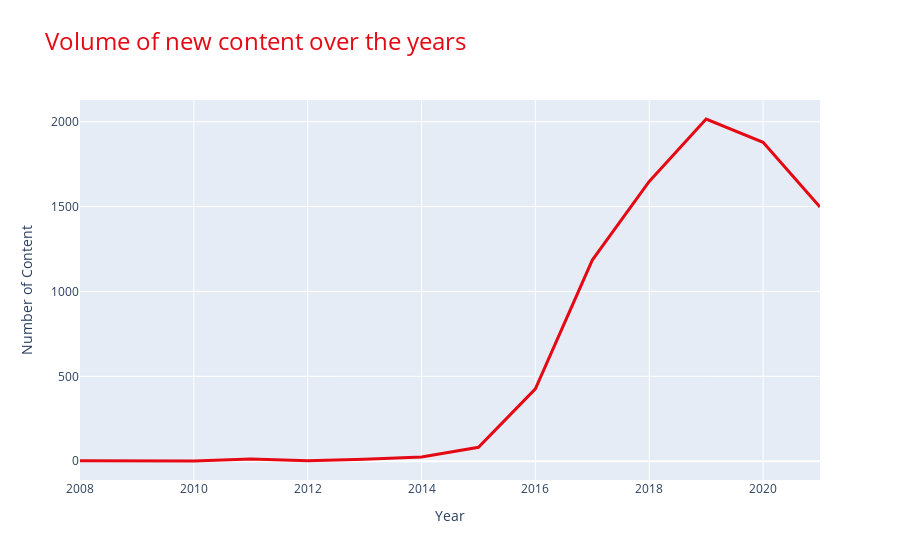

Notebook code for this chart:
### Code cell
fig = px.line(
    data_frame=yearly_content,
    x="year_added",
    y="show_id",
    title="Volume of new content over the years"
    
)

fig.update_traces(
    line_color="#E50914",  # Netflix red for the line
    line_width=3  # Optional: Set the thickness of the line
)

# Customizing labels
fig.update_layout(
    xaxis_title="Year",  # Update X-axis label
    yaxis_title="Number of Content",  # Update Y-axis label
    title_font=dict(size=24, color="#E50914")  
)

# Show the figure
fig.show()

### Figure 1 — Plotly figure (JSON) as saved in the notebook; plotly's stock layout.template omitted (floating-point values rounded to 4 significant figures)
{"data": [{"hovertemplate": "year_added=%{x}<br>show_id=%{y}<extra></extra>", "legendgroup": "", "line": {"color": "#E50914", "dash": "solid", "width": 3}, "marker": {"symbol": "circle"}, "mode": "lines", "name": "", "orientation": "v", "showlegend": false, "type": "scatter", "x": [2008, 2009, 2010, 2011, 2012, 2013, 2014, 2015, 2016, 2017, 2018, 2019, 2020, 2021], "xaxis": "x", "y": [2, 2, 1, 13, 3, 11, 24, 82, 426, 1185, 1648, 2016, 1879, 1498], "yaxis": "y"}], "layout": {"legend": {"tracegroupgap": 0}, "title": {"font": {"color": "#E50914", "size": 24}, "text": "Volume of new content over the years"}, "xaxis": {"anchor": "y", "domain": [0, 1], "title": {"text": "Year"}}, "yaxis": {"anchor": "x", "domain": [0, 1], "title": {"text": "Number of Content"}}}}
